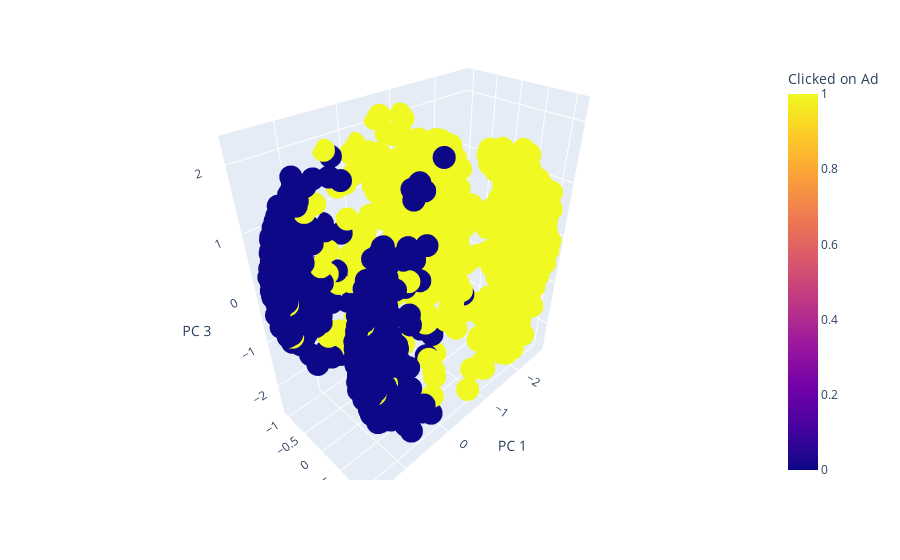

Notebook code for this chart:
### Code cell
transformed_encodings = pd.DataFrame(Ar[:,0:3], columns=[0, 1, 2])
transformed_encodings['Clicked on Ad'] = y
fig = px.scatter_3d(
  transformed_encodings, x=0, y=1, z=2, color=transformed_encodings['Clicked on Ad'],
  labels={'0': 'PC 1', '1': 'PC 2', '2': 'PC 3'}
)
fig.show()

### Figure 1 — Plotly figure (JSON) as saved in the notebook; plotly's stock layout.template omitted (floating-point values rounded to 4 significant figures; data arrays with more than 128 entries replaced by an {"elided": "..."} marker saying what was removed)
{"data": [{"hovertemplate": "PC 1=%{x}<br>PC 2=%{y}<br>PC 3=%{z}<br>Clicked on Ad=%{marker.color}<extra></extra>", "legendgroup": "", "marker": {"color": {"elided": "900 int values"}, "coloraxis": "coloraxis", "symbol": "circle"}, "mode": "markers", "name": "", "scene": "scene", "showlegend": false, "type": "scatter3d", "x": {"elided": "900 float values"}, "y": {"elided": "900 float values"}, "z": {"elided": "900 float values"}}], "layout": {"coloraxis": {"colorbar": {"title": {"text": "Clicked on Ad"}}, "colorscale": [[0, "#0d0887"], [0.1111, "#46039f"], [0.2222, "#7201a8"], [0.3333, "#9c179e"], [0.4444, "#bd3786"], [0.5556, "#d8576b"], [0.6667, "#ed7953"], [0.7778, "#fb9f3a"], [0.8889, "#fdca26"], [1, "#f0f921"]]}, "legend": {"tracegroupgap": 0}, "margin": {"t": 60}, "scene": {"domain": {"x": [0, 1], "y": [0, 1]}, "xaxis": {"title": {"text": "PC 1"}}, "yaxis": {"title": {"text": "PC 2"}}, "zaxis": {"title": {"text": "PC 3"}}}}}
